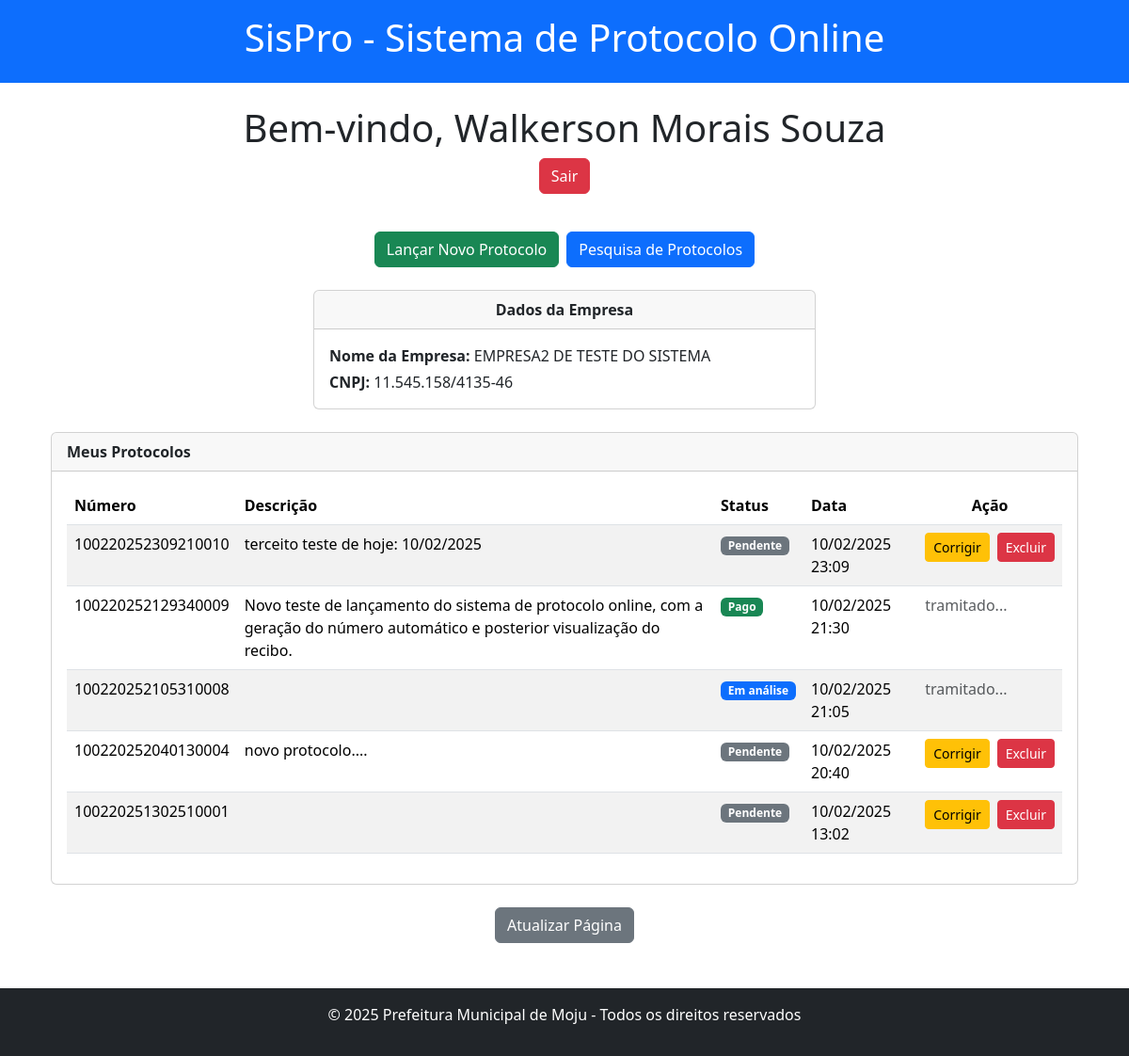
Before: /usuarios/dashboard/ (signed in) with the older database file.
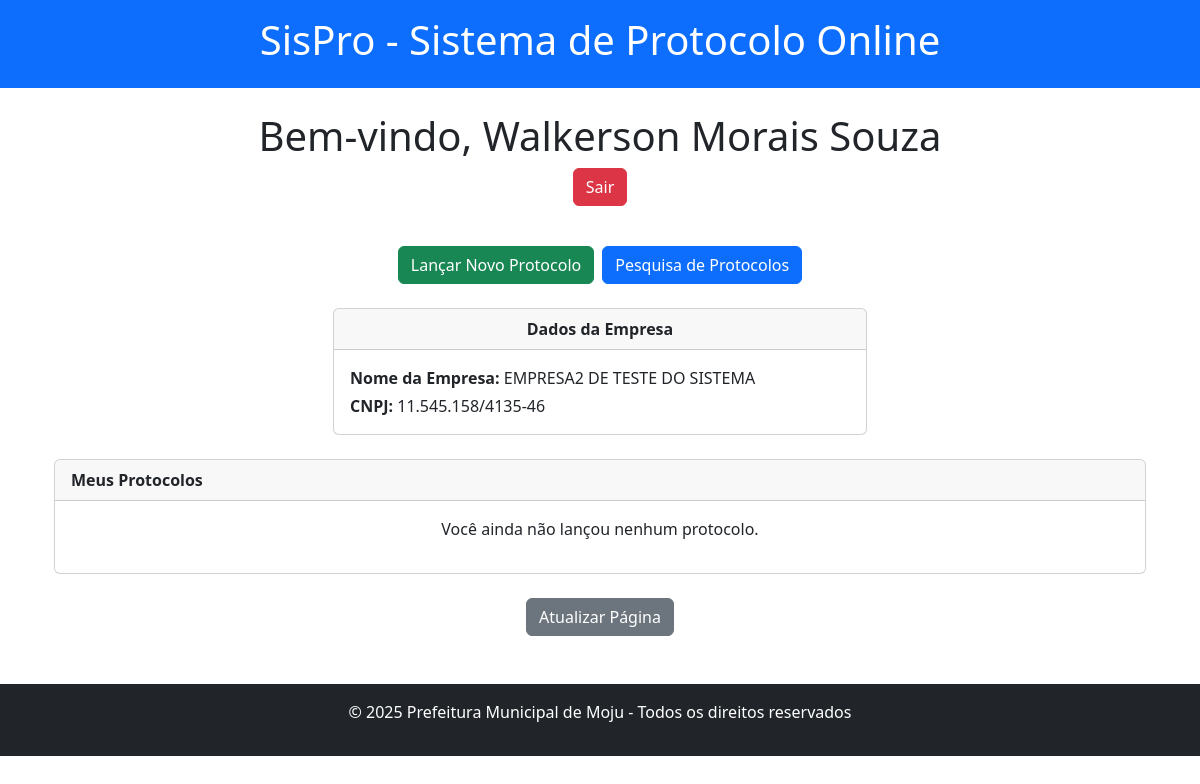
After: the same page with the newer database file.
### protocolos/models.py (models this page shows, shortened)
class Protocolo(models.Model):
    TIPO_PF_CHOICES = [
        ('RECIBO', 'Recibo'),
        ('NOTA_FISCAL', 'Nota Fiscal'),
    ]
    STATUS_CHOICES = [
        ('pago', 'Pago'),
        ('analise', 'Em Análise'),
        ('rejeitado', 'Rejeitado'),
        ('pendente', 'Pendente'),
    ]
    numero = models.CharField(max_length=20, unique=True, editable=False)  # Descomente este campo
    tipo_pf = models.CharField(max_length=20, choices=TIPO_PF_CHOICES, null=True, blank=True)
    numero_recibo = models.CharField(max_length=20, unique=True, editable=False, default=uuid.uuid4().hex)
    numero_nota_fiscal = models.CharField(max_length=20, null=True, blank=True)
    cpf = models.CharField(max_length=14, null=True, blank=True)
    nome = models.CharField(max_length=255, default='Nome padrão')
    endereco = models.CharField(max_length=255, default='Endereço padrão')
    descricao_servicos = models.TextField(default='Descrição padrão')
    valor_bruto = models.DecimalField(max_digits=10, decimal_places=2, default=0)
    descontos_iss = models.DecimalField(max_digits=10, decimal_places=2, default=0)
    descontos_irrf = models.DecimalField(max_digits=10, decimal_places=2, default=0)
    valor_liquido = models.DecimalField(max_digits=10, decimal_places=2, default=0)
    data = models.DateField(default=timezone.now)
    cnpj = models.CharField(max_length=18, null=True, blank=True)
    nome_empresa = models.CharField(max_length=255, null=True, blank=True)
    data_nota_fiscal = models.DateField(null=True, blank=True)
    usuario = models.ForeignKey(settings.AUTH_USER_MODEL, on_delete=models.CASCADE, related_name='protocolos')
    data_hora_lancamento = models.DateTimeField(default=timezone.now)
    descricao = models.TextField(blank=True)
    status = models.CharField(max_length=20, choices=STATUS_CHOICES, default='pendente')
    data_criacao = models.DateTimeField(auto_now_add=True)

### usuarios/views.py (the view)
# urls.py: path('dashboard/', views.dashboard, name='dashboard'),
@login_required
def dashboard(request):
    if not request.user.is_approved:
        return render(request, 'usuarios/nao_aprovado.html')
    if not hasattr(request.user, 'perfil'):
        return redirect('usuarios:completar_cadastro')
    from protocolos.models import Protocolo  # Importação local para evitar dependência circular
    protocolos_usuario = Protocolo.objects.filter(usuario=request.user).order_by('-data_criacao')
    return render(request, 'usuarios/dashboard.html', {
        'protocolos_usuario': protocolos_usuario,
    })

### usuarios/templates/usuarios/dashboard.html (shortened to what the changed rows need)
{% extends 'base_generic.html' %}
{% load static %}
{% block content %}
<div class="container-fluid mt-4">
    <div class="row">
        <div class="col-12 text-center">
            <h1>Bem-vindo, {{ user.nome }}</h1>
        </div>
    </div>
    <div class="row mt-4 justify-content-center">
        <div class="col-12">
            <div class="card overflow-auto">
                <div class="card-body">
                    {% if protocolos_usuario %}
                    <div class="table-responsive">
                        <table class="table table-striped">
                            <thead>
                                <tr>
                                    <th>Número</th>
                                    <th>Descrição</th>
                                    <th>Status</th>
                                    <th>Data</th>
                                    <th class="text-center">Ação</th>
                                </tr>
                            </thead>
                            <tbody>
                                {% for protocolo in protocolos_usuario|slice:":5" %}
                                <tr>
                                    <td>{{ protocolo.numero }}</td>
                                    <td>{{ protocolo.descricao }}</td>
                                    <td>
                                        {% if protocolo.status == 'pago' %}
                                            <span class="badge bg-success">Pago</span>
                                        {% elif protocolo.status == 'rejeitado' %}
                                            <span class="badge bg-warning text-dark">Rejeitado</span>
                                        {% elif protocolo.status == 'analise' %}
                                            <span class="badge bg-primary">Em análise</span>
                                        {% else %}
                                            <span class="badge bg-secondary">Pendente</span>
                                        {% endif %}
                                    </td>
                                    <td>{{ protocolo.data_criacao|date:"d/m/Y H:i" }}</td>
                                    <td>
                                        <div class="d-flex gap-2">
                                            {% if protocolo.status == 'pendente' %}
                                                <a href="{% url 'protocolos:editar_protocolo' protocolo.id %}" class="btn btn-warning btn-sm">Corrigir</a>
                                                <button type="button" class="btn btn-danger btn-sm" data-bs-toggle="modal" data-bs-target="#confirmarExclusao{{ protocolo.id }}">
                                                    Excluir
                                                </button>
                                            {% else %}
                                                <span class="text-muted">tramitado...</span>
                                            {% endif %}
                                        </div>
                                    </td>
                                </tr>
                                {% endfor %}
                            </tbody>
                        </table>
                    </div>
                    {% else %}
                    <p class="text-center">Você ainda não lançou nenhum protocolo.</p>
                    {% endif %}
                </div>
            </div>
        </div>
    </div>
</div>
{% endblock %}

Changed rows visible on the page:
removed Protocolo: numero "100220252309210010", descricao "terceito teste de hoje: 10/02/2025", status "Pendente", data_criacao "10/02/2025 23:09"
removed Protocolo: numero "100220252129340009", descricao "Novo teste de lançamento do sistema de protocolo online, com a geração do número automático e posterior visualização do recibo.", status "Pago", data_criacao "10/02/2025 21:30"
removed Protocolo: numero "100220252105310008", status "Em análise", data_criacao "10/02/2025 21:05"
removed Protocolo: numero "100220252040130004", descricao "novo protocolo....", status "Pendente", data_criacao "10/02/2025 20:40"
removed Protocolo: numero "100220251302510001", status "Pendente", data_criacao "10/02/2025 13:02"
Other visible differences:
text no longer shown: "Número Descrição Status Data Ação"
text now shown: "Você ainda não lançou nenhum protocolo."
